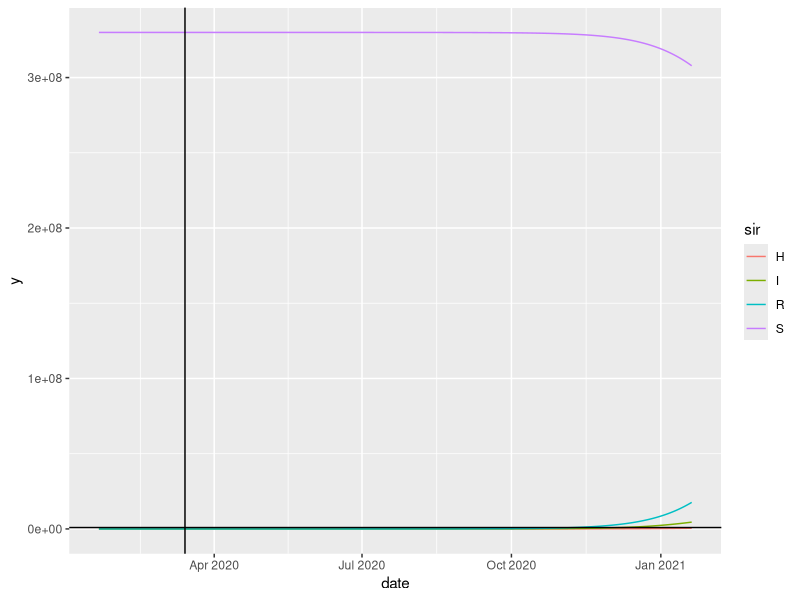
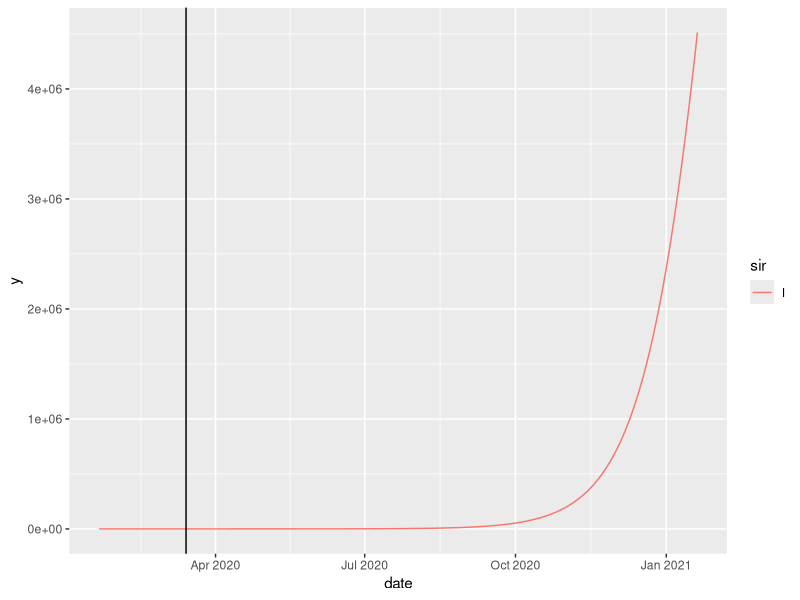
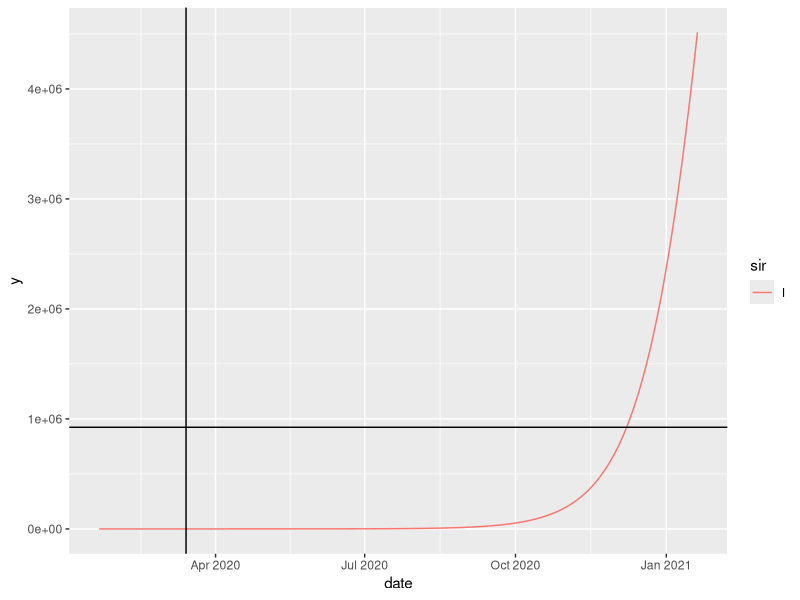
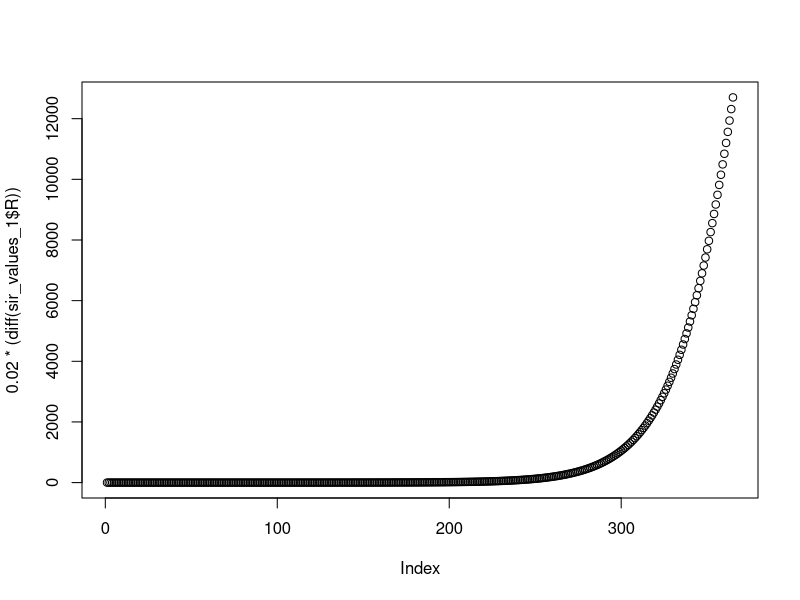

Recreate these plots in R, in order.
library(deSolve)

sir_equations <- function(time, variables, parameters) {
  with(as.list(c(variables, parameters)), {
    dS <- -beta * I * S
    dI <-  beta * I * S - gamma * I
    dR <-  gamma * I
    return(list(c(dS, dI, dR)))
  })
}

N <- 330000000
initial_values <- c(
  S = N,  # number of susceptibles at time = 0
  I =   1,  # number of infectious at time = 0
  R =   0   # number of recovered (and immune) at time = 0
)



parameters_values <- c(
  beta  = (1.3/7)/N, # infectious contact rate (/person/day)
  gamma =  1/7  # recovery rate (/day)
)

#R0 <- 2.28
#R0 = N*beta/ gamma
#R0*gamma = N*beta
#R0*gamma/N = beta

TTT <- 365
time_values <- seq(0, TTT) 


sir_values_1 <- ode(
  y = initial_values,
  times = time_values,
  func = sir_equations,
  parms = parameters_values 
)

sir_values_1 <- as.data.frame(sir_values_1)

sir_values_1$H <- 0.1*sir_values_1$I

dat <- data.frame(time = rep(sir_values_1$time, 4), y = c(sir_values_1$S, sir_values_1$I, sir_values_1$R, sir_values_1$H), sir = rep(c("S","I","R","H"),each = length(sir_values_1$time)), date = rep(as.Date("2020-01-21") + 0:TTT, 4))



library(ggplot2)
ggplot(aes(x = date, y = y, colour = sir), data = dat) + geom_line() + geom_vline(aes(xintercept = as.Date("2020-03-14"))) + geom_hline(aes(yintercept = 924000))


library(ggplot2)
ggplot(aes(x = date, y = y, colour = sir), data = subset(dat, sir %in% c("I"))) + geom_line() + geom_vline(aes(xintercept = as.Date("2020-03-14"))) 



library(ggplot2)
ggplot(aes(x = date, y = y, colour = sir), data = subset(dat, sir %in% c("I"))) + geom_line() + geom_vline(aes(xintercept = as.Date("2020-03-14"))) + geom_hline(aes(yintercept = 924000))




plot(0.02 * (diff(sir_values_1$R)))
max(0.02 * (diff(sir_values_1$R)))

max(0.1 * (diff(sir_values_1$R)))

sum(0.02 * (diff(sir_values_1$R)))

#Starting at Jan 21
